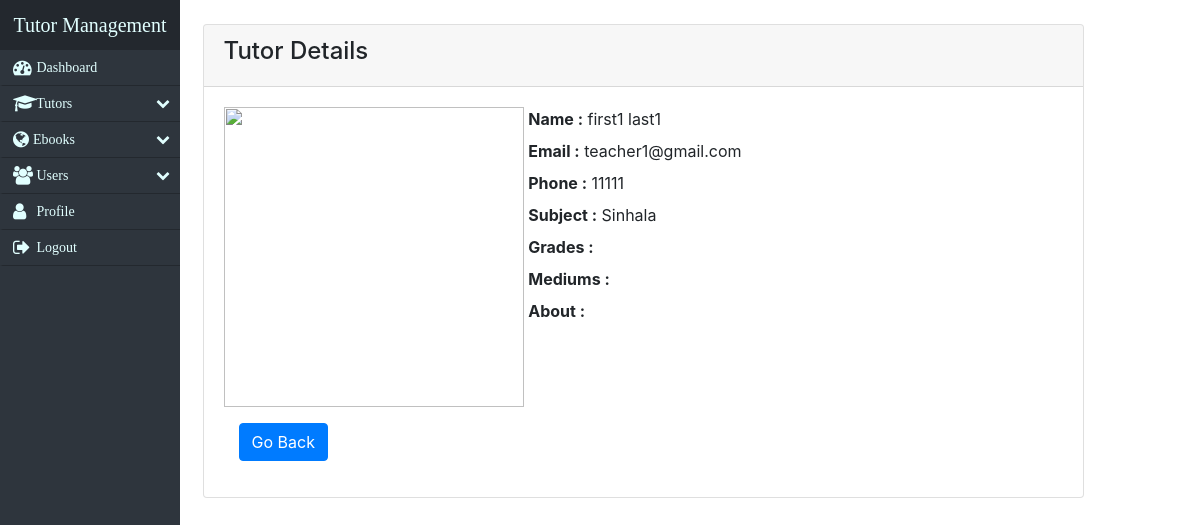
The app's page /viewTutorDetails.php?id=1 (signed in) with its own data.
### tables this page shows
CREATE TABLE Tutors(
    id INT NOT NULL AUTO_INCREMENT,
    lastName VARCHAR(50) NOT NULL,
    firstName VARCHAR(50),
    email VARCHAR(100) UNIQUE,
    phone VARCHAR(12) UNIQUE,
    subject VARCHAR(25),
    about VARCHAR(500),
    dp VARCHAR(100),

    PRIMARY KEY(id)
);

### viewTutorDetails.php (the view, shortened to what this page needs)
<?php
if (isset($_GET['id'])) {
    $id = $_GET['id'];
    $con = connect();
    $con->begin_transaction();
    $query = $con->prepare("SELECT * FROM Tutors WHERE id=$id");
    $query->execute();
    $result = $query->get_result();
    $tutor = $result->fetch_assoc();
}
?>
<html>
<head lang="en">
    <link rel="stylesheet" href="bootstrap/css/bootstrap.min.css" />
    <link rel="stylesheet" href="css/styles.css" />
</head>
<div class="container-fluid sidebar">
    <div class="row">
        <?php include "sideBar.php" ?>
        <div class="col-md-9">
            <br>
            <div class="card">
                <div class="card-header">
                    <h4>Tutor Details</h4>
                </div>
                <div class="card-body">
                    <form>
                        <div class="form-group">
                            <div class="row">
                                <div class="col-md-4">
                                    <img src="tutorDp/<?php echo $tutor['dp'] ?>" width="300" height="300"  >
                                </div>
                                <div class="col-md-8">
                                    <div class="col-md-10">
                                        <label for="firstName"><b>Name : </b></label>
                                        <label><?php echo $tutor['firstName'] . " " . $tutor['lastName'] ?></label>
                                    </div>
                                    <div class="col-md-10">
                                        <label for="email"><b>Email : </b></label>
                                        <label><?php echo $tutor['email'] ?></label>
                                    </div>
                                    <div class="col-md-10">
                                        <label for="phone"><b>Phone : </b></label>
                                        <label><?php echo $tutor['phone'] ?></label>
                                    </div>
                                    <div class="col-md-10">
                                        <label for="phone"><b>Subject : </b></label>
                                        <label><?php echo $tutor['subject'] ?></label>
                                    </div>
                                    <div class="col-md-10">
                                        <label for="grades"><b>Grades : </b></label>
                                    </div>
                                    <div class="col-md-10">
                                        <label for="mediums"><b>Mediums : </b></label>
                                    </div>
                                    <div class="col-md-5">
                                        <label for="phone"><b>About : </b></label>
                                    </div>
                                    <div class="col-md-10">
                                    </div>
                                </div>
                            </div>
                        </div>
                        <div class="form-group">
                            <div class="col-md-5">
                                <button type="button" onclick="location.href='viewTutors.php';" class="btn btn-primary">Go Back</button>
                            </div>
                        </div>
                    </form>
                </div>
            </div>
        </div>
    </div>
</div>
</html>

### css/styles.css (style rules this page uses)
.sidebar { float: left; padding-left: 0px; }

### records on screen
tutors: firstName "first1", lastName "last1", email "teacher1@gmail.com", phone "11111", subject "Sinhala"
